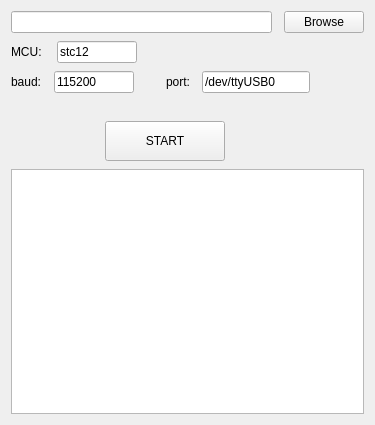
<?xml version="1.0" encoding="UTF-8"?>
<ui version="4.0">
 <class>MainWindow</class>
 <widget class="QMainWindow" name="MainWindow">
  <property name="windowModality">
   <enum>Qt::NonModal</enum>
  </property>
  <property name="geometry">
   <rect>
    <x>0</x>
    <y>0</y>
    <width>375</width>
    <height>425</height>
   </rect>
  </property>
  <property name="windowTitle">
   <string>STC FlashTool</string>
  </property>
  <widget class="QWidget" name="centralWidget">
   <property name="sizePolicy">
    <sizepolicy hsizetype="Preferred" vsizetype="Preferred">
     <horstretch>0</horstretch>
     <verstretch>0</verstretch>
    </sizepolicy>
   </property>
   <layout class="QVBoxLayout" name="verticalLayout">
    <property name="spacing">
     <number>8</number>
    </property>
    <item>
     <layout class="QHBoxLayout" name="horizontalLayout">
      <property name="spacing">
       <number>12</number>
      </property>
      <item>
       <widget class="QLineEdit" name="lineEdit_filename"/>
      </item>
      <item>
       <widget class="QPushButton" name="pushButton_browse">
        <property name="text">
         <string>Browse</string>
        </property>
       </widget>
      </item>
     </layout>
    </item>
    <item>
     <layout class="QHBoxLayout" name="horizontalLayout_3">
      <property name="spacing">
       <number>15</number>
      </property>
      <item>
       <widget class="QLabel" name="label_mcu">
        <property name="text">
         <string>MCU:</string>
        </property>
       </widget>
      </item>
      <item>
       <widget class="QLineEdit" name="lineEdit_mcu">
        <property name="sizePolicy">
         <sizepolicy hsizetype="Fixed" vsizetype="Fixed">
          <horstretch>0</horstretch>
          <verstretch>0</verstretch>
         </sizepolicy>
        </property>
        <property name="maximumSize">
         <size>
          <width>80</width>
          <height>16777215</height>
         </size>
        </property>
        <property name="text">
         <string>stc12</string>
        </property>
       </widget>
      </item>
      <item>
       <spacer name="horizontalSpacer_3">
        <property name="orientation">
         <enum>Qt::Horizontal</enum>
        </property>
        <property name="sizeHint" stdset="0">
         <size>
          <width>40</width>
          <height>20</height>
         </size>
        </property>
       </spacer>
      </item>
     </layout>
    </item>
    <item>
     <layout class="QHBoxLayout" name="horizontalLayout_4">
      <property name="spacing">
       <number>12</number>
      </property>
      <item>
       <widget class="QLabel" name="label_baud">
        <property name="text">
         <string>baud:</string>
        </property>
       </widget>
      </item>
      <item>
       <widget class="QLineEdit" name="lineEdit_baud">
        <property name="sizePolicy">
         <sizepolicy hsizetype="Fixed" vsizetype="Fixed">
          <horstretch>0</horstretch>
          <verstretch>0</verstretch>
         </sizepolicy>
        </property>
        <property name="maximumSize">
         <size>
          <width>80</width>
          <height>16777215</height>
         </size>
        </property>
        <property name="text">
         <string>115200</string>
        </property>
       </widget>
      </item>
      <item>
       <spacer name="horizontalSpacer_4">
        <property name="orientation">
         <enum>Qt::Horizontal</enum>
        </property>
        <property name="sizeType">
         <enum>QSizePolicy::Fixed</enum>
        </property>
        <property name="sizeHint" stdset="0">
         <size>
          <width>20</width>
          <height>20</height>
         </size>
        </property>
       </spacer>
      </item>
      <item>
       <widget class="QLabel" name="label_port">
        <property name="text">
         <string>port:</string>
        </property>
       </widget>
      </item>
      <item>
       <widget class="QLineEdit" name="lineEdit_port">
        <property name="text">
         <string>/dev/ttyUSB0</string>
        </property>
       </widget>
      </item>
      <item>
       <spacer name="horizontalSpacer_7">
        <property name="orientation">
         <enum>Qt::Horizontal</enum>
        </property>
        <property name="sizeHint" stdset="0">
         <size>
          <width>40</width>
          <height>20</height>
         </size>
        </property>
       </spacer>
      </item>
     </layout>
    </item>
    <item>
     <spacer name="verticalSpacer">
      <property name="orientation">
       <enum>Qt::Vertical</enum>
      </property>
      <property name="sizeType">
       <enum>QSizePolicy::Fixed</enum>
      </property>
      <property name="sizeHint" stdset="0">
       <size>
        <width>20</width>
        <height>20</height>
       </size>
      </property>
     </spacer>
    </item>
    <item>
     <layout class="QHBoxLayout" name="horizontalLayout_2">
      <property name="sizeConstraint">
       <enum>QLayout::SetDefaultConstraint</enum>
      </property>
      <item>
       <spacer name="horizontalSpacer">
        <property name="orientation">
         <enum>Qt::Horizontal</enum>
        </property>
        <property name="sizeHint" stdset="0">
         <size>
          <width>40</width>
          <height>20</height>
         </size>
        </property>
       </spacer>
      </item>
      <item>
       <widget class="QPushButton" name="pushButton_start">
        <property name="sizePolicy">
         <sizepolicy hsizetype="Fixed" vsizetype="Fixed">
          <horstretch>0</horstretch>
          <verstretch>0</verstretch>
         </sizepolicy>
        </property>
        <property name="minimumSize">
         <size>
          <width>120</width>
          <height>40</height>
         </size>
        </property>
        <property name="text">
         <string>START</string>
        </property>
       </widget>
      </item>
      <item>
       <spacer name="horizontalSpacer_5">
        <property name="orientation">
         <enum>Qt::Horizontal</enum>
        </property>
        <property name="sizeType">
         <enum>QSizePolicy::Fixed</enum>
        </property>
        <property name="sizeHint" stdset="0">
         <size>
          <width>20</width>
          <height>20</height>
         </size>
        </property>
       </spacer>
      </item>
      <item>
       <widget class="QLabel" name="label_fail">
        <property name="text">
         <string/>
        </property>
        <property name="pixmap">
         <pixmap resource="flashtool.qrc">:/img/img/circle_fail_inactive_40px.png</pixmap>
        </property>
       </widget>
      </item>
      <item>
       <widget class="QLabel" name="label_ok">
        <property name="text">
         <string/>
        </property>
        <property name="pixmap">
         <pixmap resource="flashtool.qrc">:/img/img/circle_ok_inactive_40px.png</pixmap>
        </property>
       </widget>
      </item>
      <item>
       <spacer name="horizontalSpacer_2">
        <property name="orientation">
         <enum>Qt::Horizontal</enum>
        </property>
        <property name="sizeHint" stdset="0">
         <size>
          <width>40</width>
          <height>20</height>
         </size>
        </property>
       </spacer>
      </item>
     </layout>
    </item>
    <item>
     <widget class="QTextBrowser" name="textBrowser"/>
    </item>
   </layout>
  </widget>
 </widget>
 <layoutdefault spacing="6" margin="11"/>
 <resources>
  <include location="flashtool.qrc"/>
 </resources>
 <connections/>
</ui>
